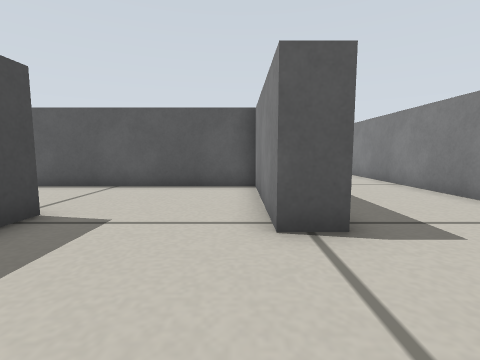
View 1 (above)

19 first-person views from a walk through a Gazebo world. The camera is 0.22 m above the floor, tilts 6° down and sees 85° across. The floor is counted in squares, 0.2 m on a side. Each view is taken from the middle of a square. On the plan, view 1 faces up. The plan holds only what a view shows up to about 12 squares ahead; the rest is blank. Robots are left out.

View 2
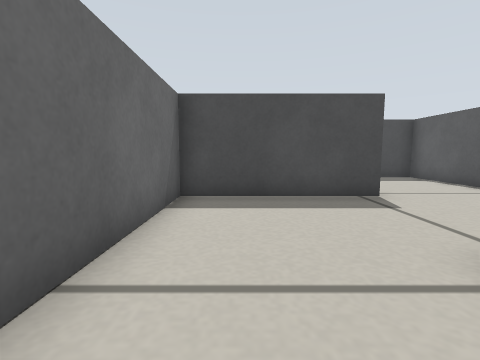

View 3
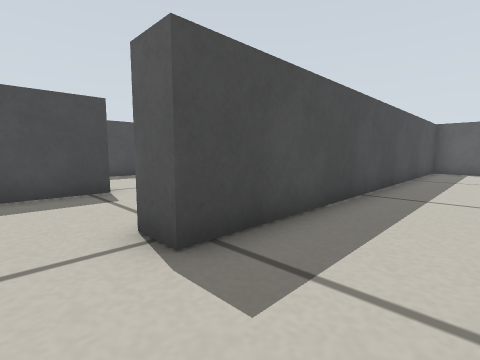

View 4
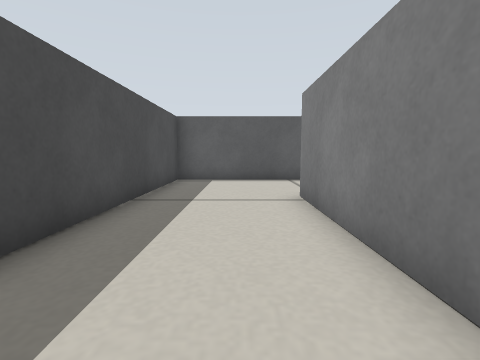

View 5
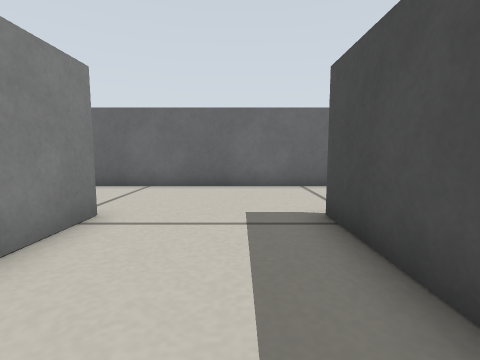

View 6
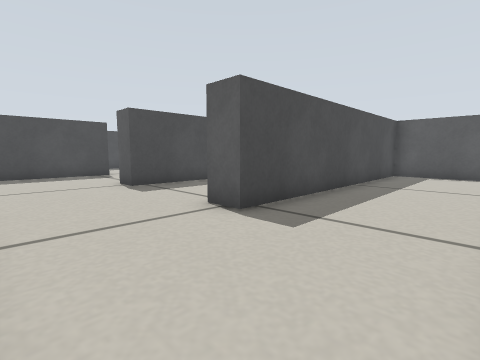

View 7
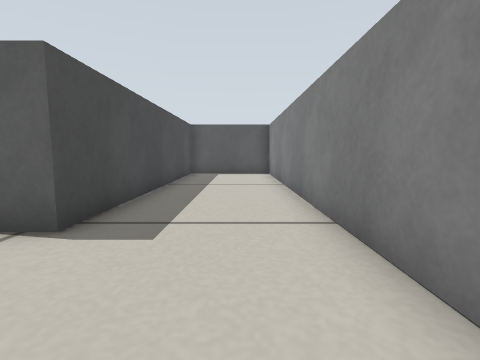

View 8
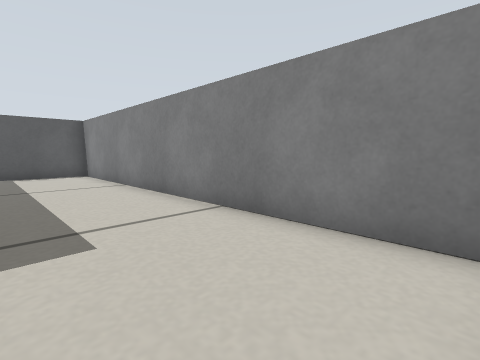

View 9
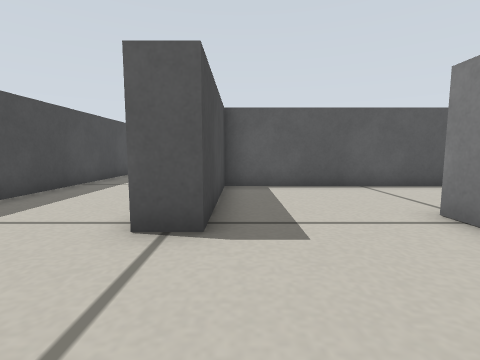

View 10
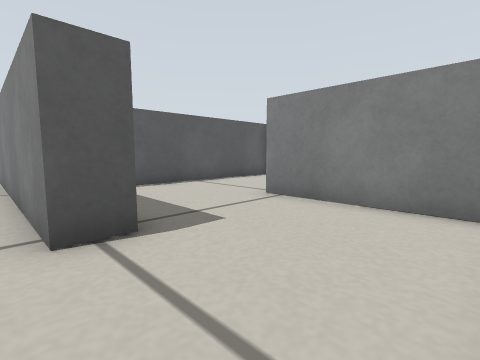

View 11
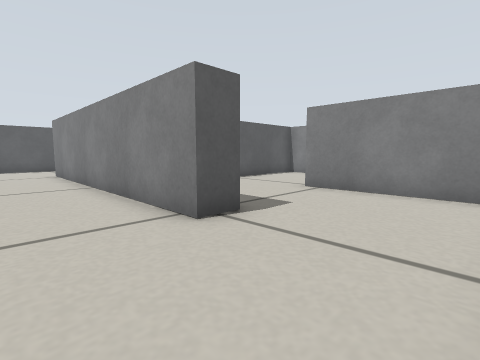

View 12
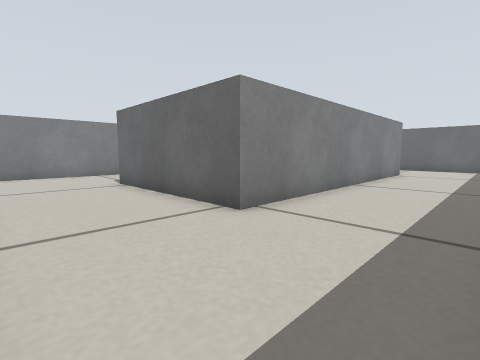

View 13
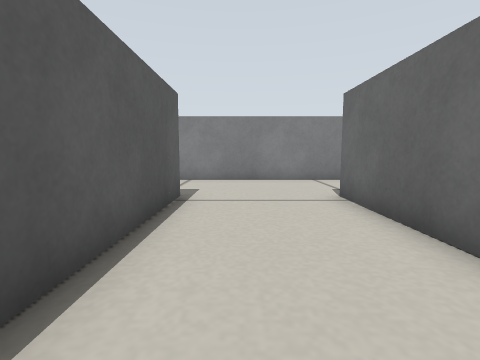

View 14
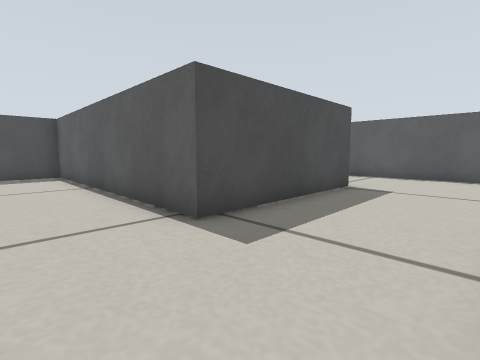

View 15
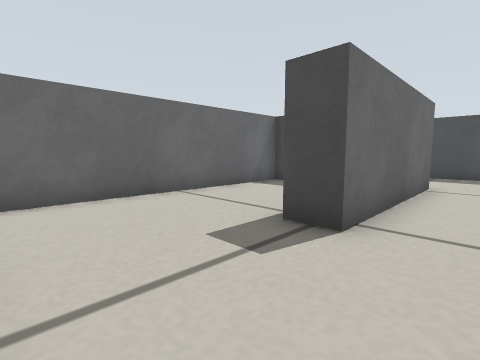

View 16
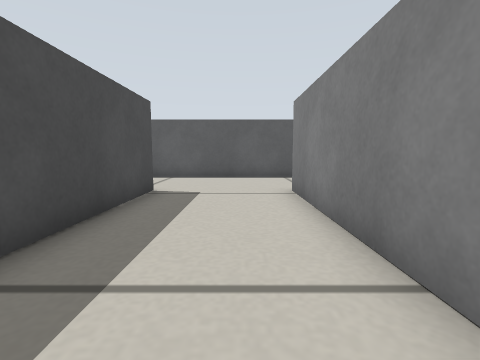

View 17
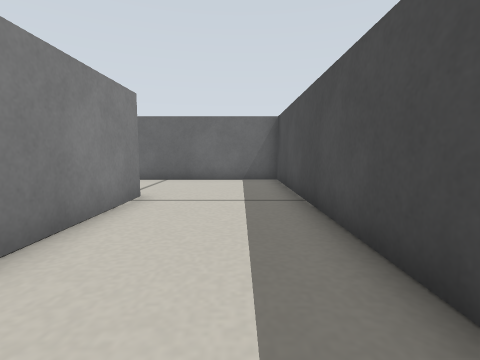

View 18
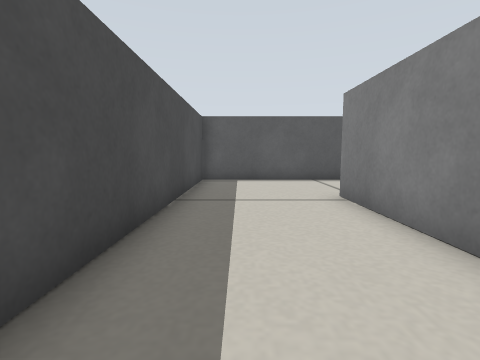

View 19
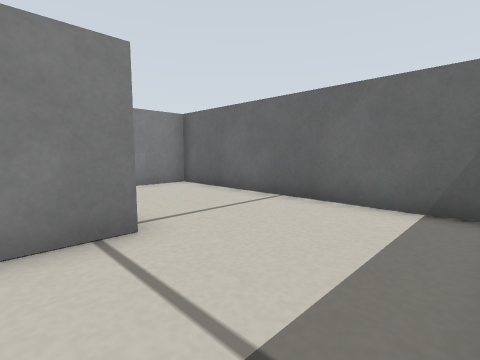

### Floor plan
Ten units are one square. View 1 is at (0, 0); x grows to the right and y downward. Boxes are objects, and circles mark ways between rooms. Rooms are numbered by the first view taken in them; rooms with no view inside come last. Other rooms are left out.
<svg viewBox="-140 -290 250 300">
<path fill="none" stroke="#000" d="M5 -35 5 -45M-35 -46 -35 5 4 5M55 -35 55 -145M4 5 56 5M65 -185 15 -185 15 -35 5 -35M105 0 105 -135 65 -135 65 -35 55 -35M56 5 78 5M-85 -45 -85 -35 -95 -35M-95 5 -45 5 -45 -45M5 -144 5 -245M-35 -246 -35 -185 -135 -185 -135 5 -95 5M-95 -35 -95 -145 -35 -145M14 -285 -49 -285M-35 -145 -35 -135M5 -129 5 -144M-85 -100 -85 -95 -2 -95M5 -45 5 -85 -45 -85M-45 -85 -85 -85 -85 -45"/>
<circle cx="10" cy="-15" r="3" fill="#2a7"/>
<circle cx="-15" cy="-40" r="3" fill="#2a7"/>
<circle cx="60" cy="-15" r="3" fill="#2a7"/>
<circle cx="-90" cy="-15" r="3" fill="#2a7"/>
<circle cx="-65" cy="-40" r="3" fill="#2a7"/>
<circle cx="-15" cy="-140" r="3" fill="#2a7"/>
<circle cx="-40" cy="-65" r="3" fill="#2a7"/>
<text x="-20" y="-20">1</text>
<text x="30" y="-90">2</text>
<text x="80" y="-60">3</text>
<text x="-70" y="-20">4</text>
<text x="-70" y="-150">5</text>
<text x="-40" y="-120">6</text>
<text x="-20" y="-70">7</text>
<text x="-70" y="-70">8</text>
</svg>
Room 1 opens to room 2. Room 1 opens to room 7. Room 2 opens to room 3. Room 4 opens to room 5. Room 4 opens to room 8. Room 5 opens to room 6. Room 7 opens to room 8.

Where each view was taken, in squares from view 1:
view 1: 0 up, 0 right, facing up
view 2: 1 up, 3 right, facing left
view 3: 2 up, 4 right, facing up-left
view 4: 8 up, 4 right, facing up
view 5: 8 up, 3 right, facing down
view 6: 0 up, 10 right, facing up-left
view 7: 0 up, 9 right, facing up
view 8: 0 up, 7 right, facing up-right
view 9: 0 up, 8 left, facing up
view 10: 0 up, 10 left, facing up-right
view 11: 0 up, 12 left, facing up-right
view 12: 18 up, 13 left, facing down-right
view 13: 17 up, 10 left, facing right
view 14: 16 up, 0 right, facing up-left
view 15: 16 up, 0 right, facing down-left
view 16: 17 up, 1 left, facing up
view 17: 10 up, 12 left, facing down
view 18: 8 up, 12 left, facing up
view 19: 5 up, 13 left, facing down-right
